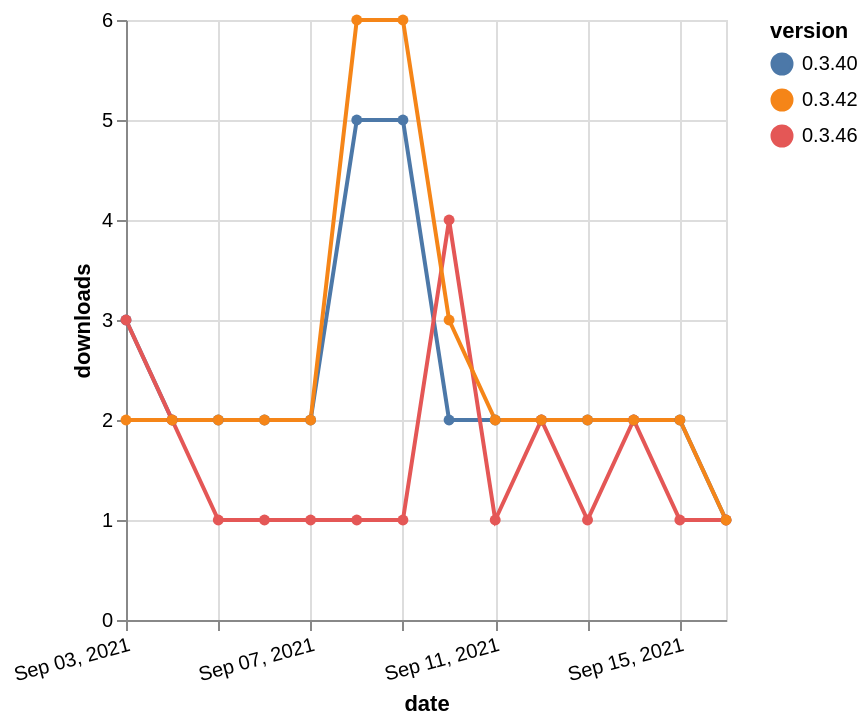

The specification (Vega-Lite) saved for this image:
### Vega-Lite specification from a JSON file in a GitHub repository (floating-point values rounded to 4 significant figures)
{"$schema": "https://vega.github.io/schema/vega-lite/v5.json", "description": "A simple bar chart with embedded data.", "data": {"values": [{"date": "2021-09-03", "total": 3328, "delta": 3, "version": "0.3.40"}, {"date": "2021-09-04", "total": 3330, "delta": 2, "version": "0.3.40"}, {"date": "2021-09-05", "total": 3332, "delta": 2, "version": "0.3.40"}, {"date": "2021-09-06", "total": 3334, "delta": 2, "version": "0.3.40"}, {"date": "2021-09-07", "total": 3336, "delta": 2, "version": "0.3.40"}, {"date": "2021-09-08", "total": 3341, "delta": 5, "version": "0.3.40"}, {"date": "2021-09-09", "total": 3346, "delta": 5, "version": "0.3.40"}, {"date": "2021-09-10", "total": 3348, "delta": 2, "version": "0.3.40"}, {"date": "2021-09-11", "total": 3350, "delta": 2, "version": "0.3.40"}, {"date": "2021-09-12", "total": 3352, "delta": 2, "version": "0.3.40"}, {"date": "2021-09-13", "total": 3354, "delta": 2, "version": "0.3.40"}, {"date": "2021-09-14", "total": 3356, "delta": 2, "version": "0.3.40"}, {"date": "2021-09-15", "total": 3358, "delta": 2, "version": "0.3.40"}, {"date": "2021-09-16", "total": 3359, "delta": 1, "version": "0.3.40"}, {"date": "2021-09-03", "total": 312, "delta": 3, "version": "0.3.46"}, {"date": "2021-09-04", "total": 314, "delta": 2, "version": "0.3.46"}, {"date": "2021-09-05", "total": 315, "delta": 1, "version": "0.3.46"}, {"date": "2021-09-06", "total": 316, "delta": 1, "version": "0.3.46"}, {"date": "2021-09-07", "total": 317, "delta": 1, "version": "0.3.46"}, {"date": "2021-09-08", "total": 318, "delta": 1, "version": "0.3.46"}, {"date": "2021-09-09", "total": 319, "delta": 1, "version": "0.3.46"}, {"date": "2021-09-10", "total": 323, "delta": 4, "version": "0.3.46"}, {"date": "2021-09-11", "total": 324, "delta": 1, "version": "0.3.46"}, {"date": "2021-09-12", "total": 326, "delta": 2, "version": "0.3.46"}, {"date": "2021-09-13", "total": 327, "delta": 1, "version": "0.3.46"}, {"date": "2021-09-14", "total": 329, "delta": 2, "version": "0.3.46"}, {"date": "2021-09-15", "total": 330, "delta": 1, "version": "0.3.46"}, {"date": "2021-09-16", "total": 331, "delta": 1, "version": "0.3.46"}, {"date": "2021-09-03", "total": 3941, "delta": 2, "version": "0.3.42"}, {"date": "2021-09-04", "total": 3943, "delta": 2, "version": "0.3.42"}, {"date": "2021-09-05", "total": 3945, "delta": 2, "version": "0.3.42"}, {"date": "2021-09-06", "total": 3947, "delta": 2, "version": "0.3.42"}, {"date": "2021-09-07", "total": 3949, "delta": 2, "version": "0.3.42"}, {"date": "2021-09-08", "total": 3955, "delta": 6, "version": "0.3.42"}, {"date": "2021-09-09", "total": 3961, "delta": 6, "version": "0.3.42"}, {"date": "2021-09-10", "total": 3964, "delta": 3, "version": "0.3.42"}, {"date": "2021-09-11", "total": 3966, "delta": 2, "version": "0.3.42"}, {"date": "2021-09-12", "total": 3968, "delta": 2, "version": "0.3.42"}, {"date": "2021-09-13", "total": 3970, "delta": 2, "version": "0.3.42"}, {"date": "2021-09-14", "total": 3972, "delta": 2, "version": "0.3.42"}, {"date": "2021-09-15", "total": 3974, "delta": 2, "version": "0.3.42"}, {"date": "2021-09-16", "total": 3975, "delta": 1, "version": "0.3.42"}]}, "width": "container", "mark": {"type": "line", "point": {"filled": true}}, "encoding": {"x": {"field": "date", "type": "temporal", "timeUnit": "yearmonthdate", "title": "date", "axis": {"labelAngle": -15}}, "y": {"field": "delta", "type": "quantitative", "title": "downloads"}, "color": {"field": "version", "type": "nominal"}, "tooltip": {"field": "delta"}}}
